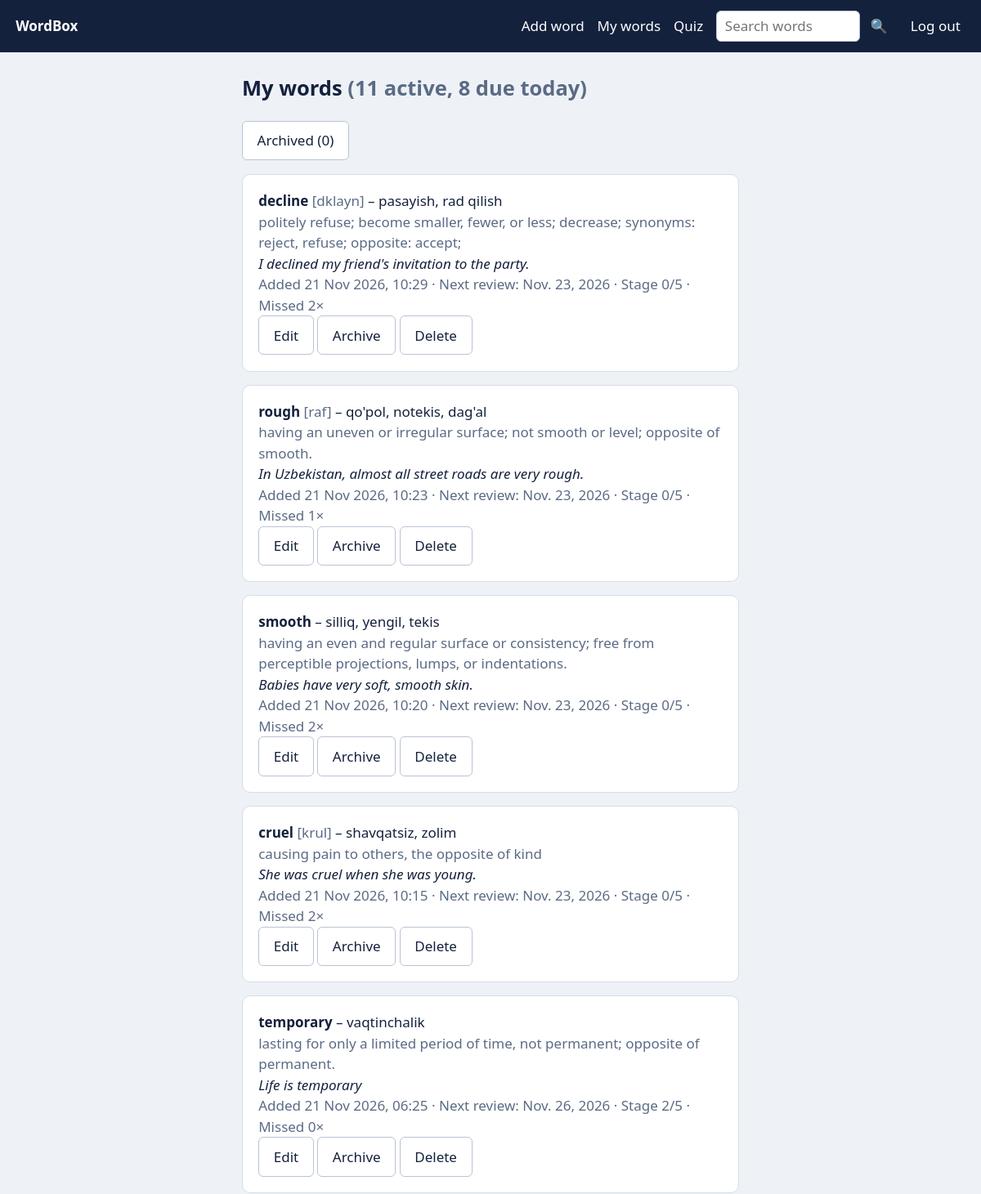
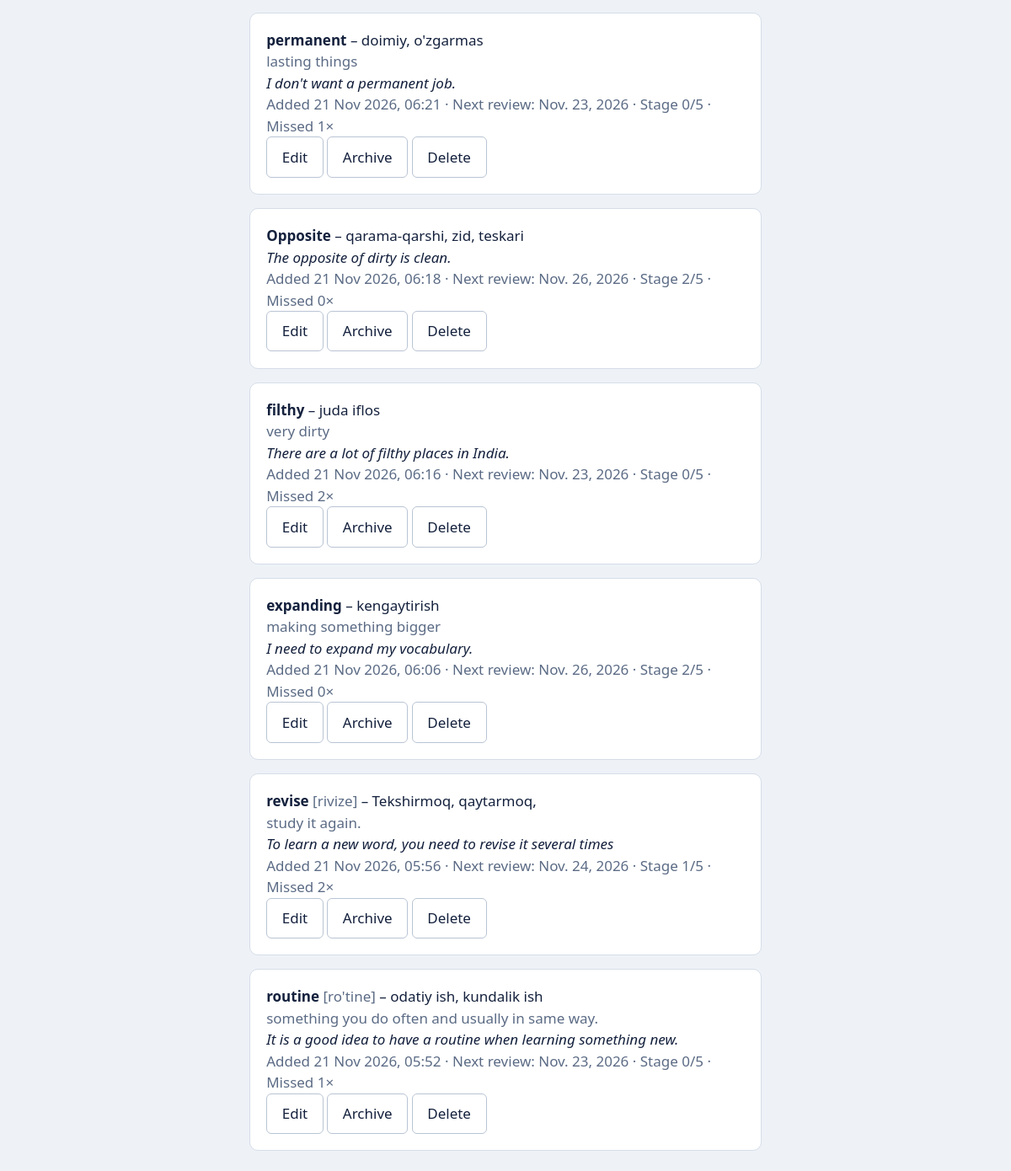
The page /words/ (signed in) on the database its author committed (2 pictures, top to bottom).
### words/models.py (models this page shows, shortened)
class Word(models.Model):
    user = models.ForeignKey(settings.AUTH_USER_MODEL, on_delete=models.CASCADE)
    term = models.CharField(max_length=200)          # word in the language you learn
    pronunciation = models.CharField(max_length=200, blank=True)
    translation = models.CharField(max_length=200)
    meaning = models.TextField(blank=True)
    example = models.TextField(blank=True)
    stage = models.PositiveSmallIntegerField(default=0)
    next_review = models.DateField(default=timezone.localdate)
    fails = models.PositiveIntegerField(default=0)
    opposites = models.ManyToManyField("self", blank=True)  # symmetric: if A is opposite of B, B is opposite of A
    similar = models.ManyToManyField("self", blank=True)    # symmetric: words with a similar meaning
    archived = models.BooleanField(default=False)  # archived words are left out of quizzes and reminders
    created = models.DateTimeField(auto_now_add=True)
    class Meta:
        unique_together = ("user", "term")
        ordering = ["-created"]

### words/views.py (the view)
# urls.py: path("words/", views.word_list, name="word_list"),
@login_required
def word_list(request):
    q = request.GET.get("q", "").strip()
    show = "archived" if request.GET.get("show") == "archived" else "active"
    mine = Word.objects.filter(user=request.user).prefetch_related("opposites", "similar")
    active = mine.filter(archived=False)
    if q:  # search looks through active and archived words
        words = services.search_words(request.user, q)
    else:
        words = list(mine.filter(archived=True) if show == "archived" else active)
    return render(request, "word_list.html", {
        "words": words, "q": q, "show": show, "total": mine.count(), "active": active.count(),
        "due": active.filter(next_review__lte=timezone.localdate()).count(),
        "archived": mine.filter(archived=True).count()})

### words/templates/word_list.html (shortened to what this page needs)
{% extends "base.html" %}{% block content %}
{% if q %}<h2>Search results <span class="mut">({{ words|length }} of {{ total }} match “{{ q }}”)</span></h2>
<p><a class="btn alt" href="{% url 'word_list' %}">Clear search</a></p>
{% elif show == "archived" %}<h2>Archived words <span class="mut">({{ archived }})</span></h2>
<p class="mut">Archived words are not used in quizzes or reminders.</p><p><a class="btn alt" href="{% url 'word_list' %}">← Back to active words</a></p>
{% else %}<h2>My words <span class="mut">({{ active }} active, {{ due }} due today)</span></h2>
<p><a class="btn alt" href="{% url 'word_list' %}?show=archived">Archived ({{ archived }})</a></p>{% endif %}
{% for w in words %}<div class="card"><b>{{ w.term }}</b>{% if w.pronunciation %} <span class="mut">[{{ w.pronunciation }}]</span>{% endif %} – {{ w.translation }}{% if w.archived %} <span class="mut">🗄 archived</span>{% endif %}
{% if w.meaning %}<div class="mut">{{ w.meaning }}</div>{% endif %}{% if w.example %}<div><i>{{ w.example }}</i></div>{% endif %}
<div class="mut">Added {{ w.created|date:"j M Y, H:i" }} · Next review: {{ w.next_review }} · Stage {{ w.stage }}/5 · Missed {{ w.fails }}×</div>
<div class="row"><a class="btn alt" href="{% url 'edit_word' w.pk %}">Edit</a>
<form method="post" action="{% if w.archived %}{% url 'unarchive_word' w.pk %}{% else %}{% url 'archive_word' w.pk %}{% endif %}">{% csrf_token %}<input type="hidden" name="next" value="{{ request.get_full_path }}"><button class="btn alt">{% if w.archived %}Unarchive{% else %}Archive{% endif %}</button></form>
<form method="post" action="{% url 'delete_word' w.pk %}">{% csrf_token %}<input type="hidden" name="next" value="{{ request.get_full_path }}"><button class="btn alt">Delete</button></form></div></div>
{% empty %}<p class="card">{% if q %}No words match.{% elif show == "archived" %}Nothing archived.{% else %}No words yet. <a href="{% url 'add_word' %}">Add your first word</a>.{% endif %}</p>{% endfor %}{% endblock %}

### words/templates/base.html (style rules this page uses)
:root { --bg:#eef2f7;--ink:#14213d;--mut:#5b6b85;--acc:#2a6f97;--ok:#2e7d32;--bad:#b3261e;--card:#fff }
* { box-sizing:border-box }
body { margin:0;background:var(--bg);color:var(--ink);font:17px/1.5 system-ui,sans-serif }
.row form { display:inline }
.card { background:var(--card);border-radius:10px;padding:1.2rem;margin-bottom:1rem;border:1px solid #d5dde8 }
.btn { display:inline-block;background:var(--acc);color:#fff;border:0;border-radius:6px;padding:.65rem 1.1rem;font:inherit;cursor:pointer;text-decoration:none }
.btn.alt { background:#fff;color:var(--ink);border:1px solid #b9c4d4 }
.mut { color:var(--mut) }

### rows shown on the page
Word: term "decline", pronunciation "dklayn", translation "pasayish, rad qilish", meaning "politely refuse; become smaller, fewer, or less; decrease; synonyms: reject, refuse; opposite: accept;", example "I declined my friend's invitation to the party.", created "21 Nov 2026, 10:29", next_review "Nov. 23, 2026", stage "0", fails "2", archived "Archive"
Word: term "rough", pronunciation "raf", translation "qo'pol, notekis, dag'al", meaning "having an uneven or irregular surface; not smooth or level; opposite of smooth.", example "In Uzbekistan, almost all street roads are very rough.", created "21 Nov 2026, 10:23", next_review "Nov. 23, 2026", stage "0", fails "1", archived "Archive"
Word: term "smooth", translation "silliq, yengil, tekis", meaning "having an even and regular surface or consistency; free from perceptible projections, lumps, or indentations.", example "Babies have very soft, smooth skin.", created "21 Nov 2026, 10:20", next_review "Nov. 23, 2026", stage "0", fails "2", archived "Archive"
Word: term "cruel", pronunciation "krul", translation "shavqatsiz, zolim", meaning "causing pain to others, the opposite of kind", example "She was cruel when she was young.", created "21 Nov 2026, 10:15", next_review "Nov. 23, 2026", stage "0", fails "2", archived "Archive"
Word: term "temporary", translation "vaqtinchalik", meaning "lasting for only a limited period of time, not permanent; opposite of permanent.", example "Life is temporary", created "21 Nov 2026, 06:25", next_review "Nov. 26, 2026", stage "2", fails "0", archived "Archive"
Word: term "permanent", translation "doimiy, o'zgarmas", meaning "lasting things", example "I don't want a permanent job.", created "21 Nov 2026, 06:21", next_review "Nov. 23, 2026", stage "0", fails "1", archived "Archive"
Word: term "Opposite", translation "qarama-qarshi, zid, teskari", example "The opposite of dirty is clean.", created "21 Nov 2026, 06:18", next_review "Nov. 26, 2026", stage "2", fails "0", archived "Archive"
Word: term "filthy", translation "juda iflos", meaning "very dirty", example "There are a lot of filthy places in India.", created "21 Nov 2026, 06:16", next_review "Nov. 23, 2026", stage "0", fails "2", archived "Archive"
Word: term "expanding", translation "kengaytirish", meaning "making something bigger", example "I need to expand my vocabulary.", created "21 Nov 2026, 06:06", next_review "Nov. 26, 2026", stage "2", fails "0", archived "Archive"
Word: term "revise", pronunciation "rivize", translation "Tekshirmoq, qaytarmoq,", meaning "study it again.", example "To learn a new word, you need to revise it several times", created "21 Nov 2026, 05:56", next_review "Nov. 24, 2026", stage "1", fails "2", archived "Archive"
Word: term "routine", pronunciation "ro'tine", translation "odatiy ish, kundalik ish", meaning "something you do often and usually in same way.", example "It is a good idea to have a routine when learning something new.", created "21 Nov 2026, 05:52", next_review "Nov. 23, 2026", stage "0", fails "1", archived "Archive"

### other values the page prints
{{ active }} "11"
{{ due }} "8"
{{ archived }} "0"
